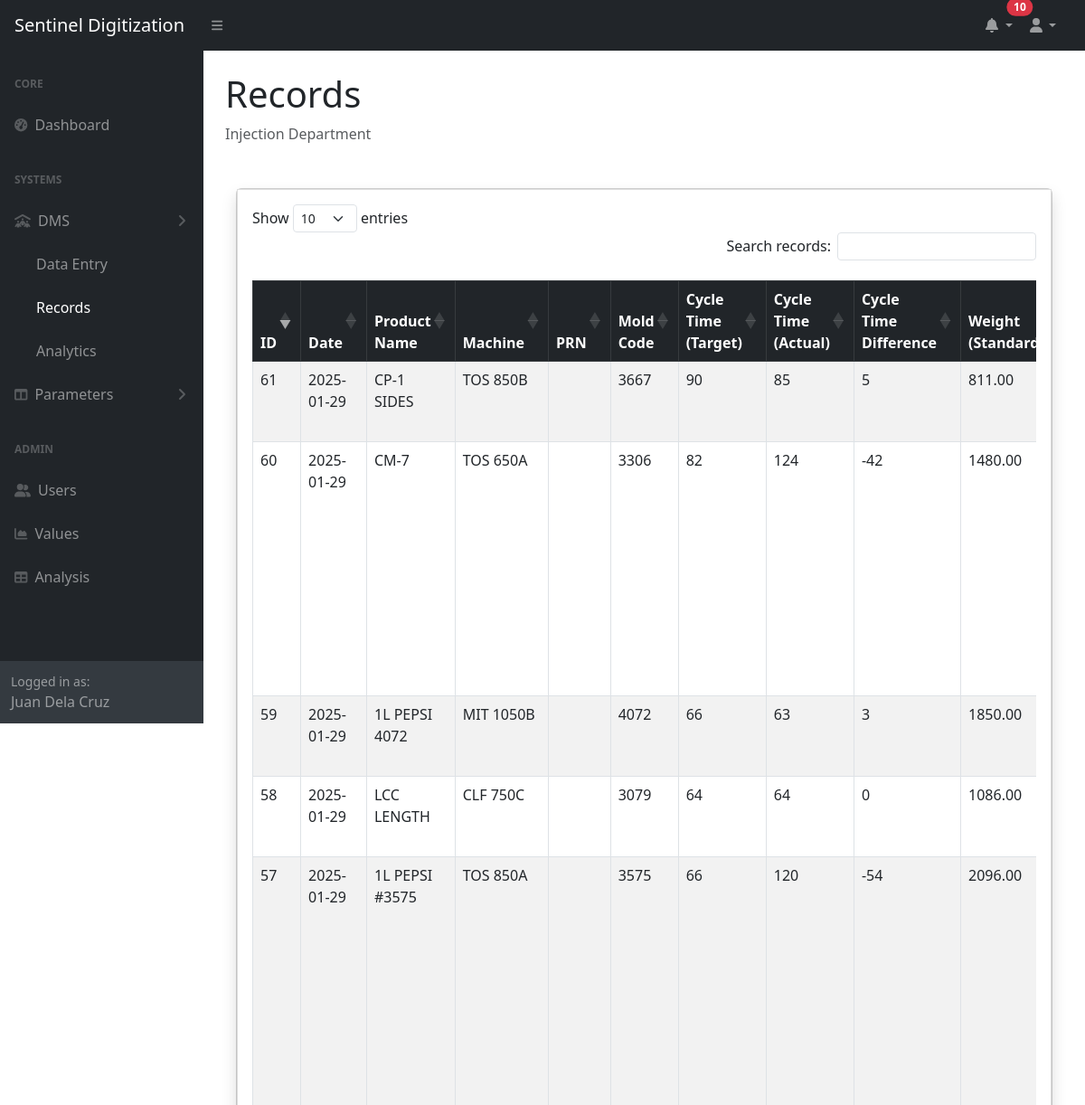
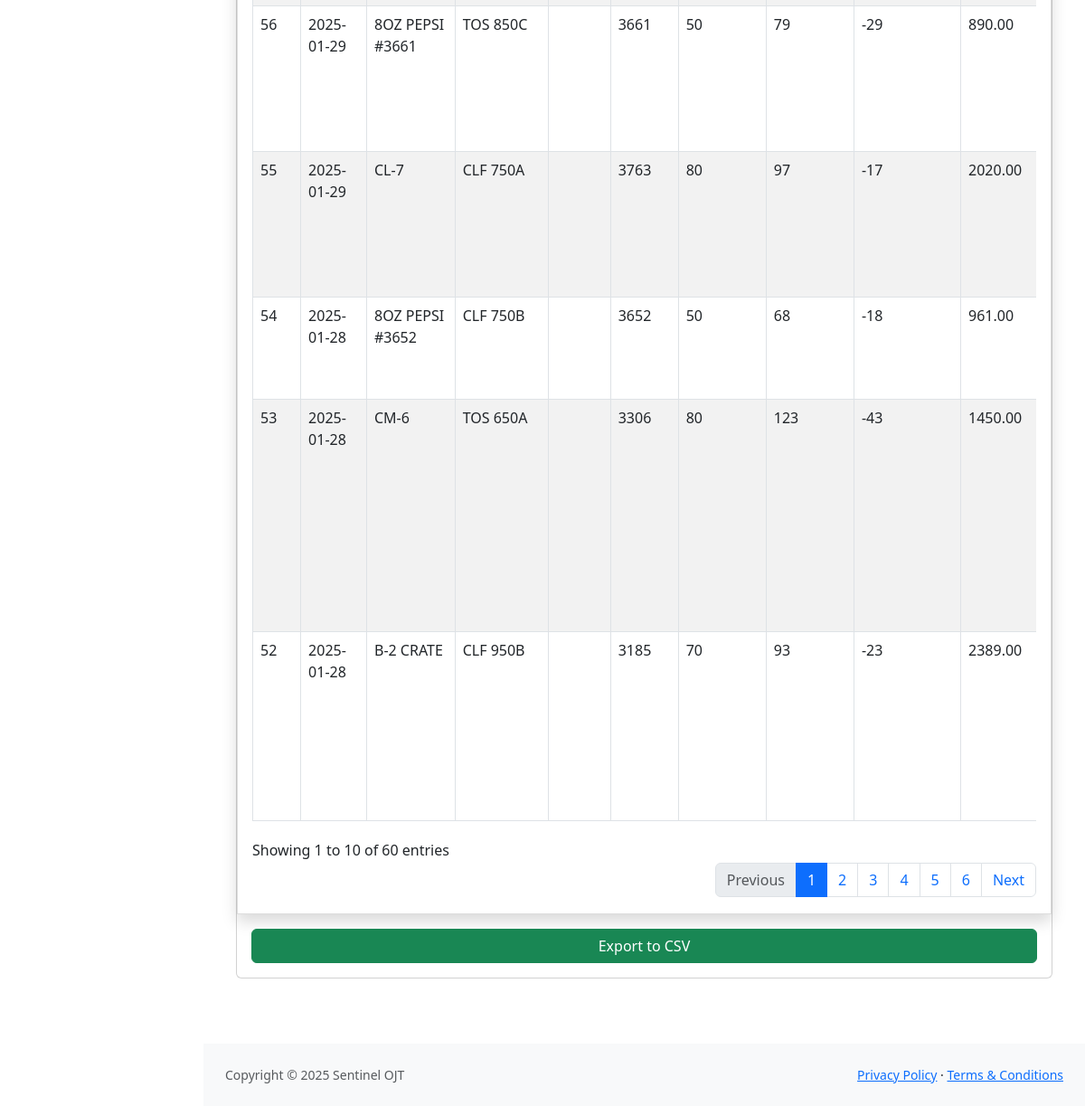
/dms/submission.php (signed in), run on the app's committed database (2 pictures, top to bottom).
### tables this page shows
CREATE TABLE `submissions` (
  `id` int(11) NOT NULL,
  `date` date NOT NULL,
  `machine` varchar(255) NOT NULL,
  `prn` varchar(255) NOT NULL,
  `product_name` varchar(255) NOT NULL,
  `mold_code` int(255) NOT NULL,
  `cycle_time_target` int(11) NOT NULL,
  `cycle_time_actual` int(11) NOT NULL,
  `weight_standard` decimal(10,2) NOT NULL,
  `weight_gross` decimal(10,2) NOT NULL,
  `weight_net` decimal(10,2) NOT NULL,
  `cavity_designed` int(11) NOT NULL,
  `cavity_active` int(11) NOT NULL,
  `remarks` text DEFAULT NULL,
  `name` varchar(255) NOT NULL,
  `shift` varchar(50) NOT NULL
);

### dms/submission.php (the view, shortened to what this page needs)
<?php
$servername = "localhost";
$username = "root";
$password = "injectionadmin123";
$dbname = "dailymonitoringsheet";
$conn = new mysqli($servername, $username, $password, $dbname);
function getPendingSubmissions($conn)
{
    $pending = [];
    $sql_pending = "SELECT id, product_name, `date` FROM submissions";
    $sql_pending .= " ORDER BY `date` DESC LIMIT 10";
    $result_pending = $conn->query($sql_pending);
    if ($result_pending && $result_pending->num_rows > 0) {
        while ($row = $result_pending->fetch_assoc()) {
            $pending[] = $row;
        }
    }
    return $pending;
}
$pending_submissions = getPendingSubmissions($conn);
$pending_count = count($pending_submissions);
$sql = "SELECT id, date, product_name, machine, prn, mold_code, cycle_time_target,
        cycle_time_actual,
        (cycle_time_target - cycle_time_actual) AS cycle_time_difference,
        weight_standard, weight_gross, weight_net, cavity_designed, cavity_active,
        remarks, name, shift
        FROM submissions";
$result = $conn->query($sql);
?>
<!DOCTYPE html>
<html lang="en">
<head>
    <link href="../css/styles.css" rel="stylesheet" />
    <link href="https://cdn.jsdelivr.net/npm/bootstrap@5.3.0/dist/css/bootstrap.min.css" rel="stylesheet">
    <link rel="stylesheet" href="https://code.jquery.com/ui/1.13.0/themes/base/jquery-ui.css">
    <link rel="stylesheet" href="https://cdn.jsdelivr.net/npm/bootstrap-icons@1.11.3/font/bootstrap-icons.min.css">
    <link rel="stylesheet" href="https://cdn.datatables.net/1.13.6/css/dataTables.bootstrap5.min.css">
    <link rel="stylesheet" href="https://cdn.datatables.net/buttons/2.4.2/css/buttons.bootstrap5.min.css">
    <link rel="stylesheet" href="https://cdn.datatables.net/responsive/2.5.0/css/responsive.bootstrap5.min.css">
</head>
<body class="sb-nav-fixed">
    <nav class="sb-topnav navbar navbar-expand navbar-dark bg-dark">
        <a class="navbar-brand ps-3" href="../index.php">Sentinel Digitization</a>
        <button class="btn btn-link btn-sm order-1 order-lg-0 me-4 me-lg-0" id="sidebarToggle" href="#!">
            <i class="fas fa-bars"></i>
        </button>
        <ul class="navbar-nav ms-auto ms-md-0 me-3 me-lg-4">
            <li class="nav-item dropdown">
                <a class="nav-link dropdown-toggle position-relative" id="notifDropdown" href="#" role="button"
                    data-bs-toggle="dropdown" aria-expanded="false">
                    <i class="fas fa-bell"></i>
                    <?php if ($pending_count > 0): ?>
                        <span class="position-absolute top-0 start-100 translate-middle badge rounded-pill bg-danger">
                            <?php echo $pending_count; ?>
                        </span>
                    <?php endif; ?>
                </a>
            </li>
            <li class="nav-item dropdown">
                <a class="nav-link dropdown-toggle" id="navbarDropdown" href="#" role="button" data-bs-toggle="dropdown"
                    aria-expanded="false"><i class="fas fa-user fa-fw"></i></a>
            </li>
        </ul>
    </nav>
    <div id="layoutSidenav">
        <div id="layoutSidenav_nav">
            <nav class="sb-sidenav accordion sb-sidenav-dark" id="sidenavAccordion">
                <div class="sb-sidenav-menu">
                    <div class="nav">
                        <?php if ($_SESSION['role'] === 'Quality Control Inspection'): ?>
                            <div class="sb-sidenav-menu-heading">Core</div>
                            <a class="nav-link" href="../index.php">
                                <div class="sb-nav-link-icon"><i class="fas fa-tachometer-alt"></i></div>
                                Dashboard
                            </a>
                            <div class="sb-sidenav-menu-heading">Systems</div>
                            <a class="nav-link collapsed" href="#" data-bs-toggle="collapse" data-bs-target="#collapseDMS"
                                aria-expanded="false" aria-controls="collapseDMS">
                                <div class="sb-nav-link-icon"><i class="fas fa-people-roof"></i></div>
                                DMS
                                <div class="sb-sidenav-collapse-arrow"><i class="fas fa-angle-down"></i></div>
                            </a>
                            <div class="collapse show" id="collapseDMS" aria-labelledby="headingOne"
                                data-bs-parent="#sidenavAccordion">
                                <nav class="sb-sidenav-menu-nested nav">
                                    <a class="nav-link active" href="submission.php">Records</a>
                                </nav>
                            </div>
                            <a class="nav-link collapsed" href="#" data-bs-toggle="collapse"
                                data-bs-target="#collapseParameters" aria-expanded="false"
                                aria-controls="collapseParameters">
                                <div class="sb-nav-link-icon"><i class="fas fa-columns"></i></div>
                                Parameters
                                <div class="sb-sidenav-collapse-arrow"><i class="fas fa-angle-down"></i></div>
                            </a>
                            <div class="collapse" id="collapseParameters" aria-labelledby="headingOne"
                                data-bs-parent="#sidenavAccordion">
                                <nav class="sb-sidenav-menu-nested nav">
                                    <a class="nav-link" href="../parameters/submission.php">Records</a>
                                </nav>
                            </div>
                        <?php else: ?>
                            <div class="sb-sidenav-menu-heading">Core</div>
                            <a class="nav-link" href="../index.php">
                                <div class="sb-nav-link-icon"><i class="fas fa-tachometer-alt"></i></div>
                                Dashboard
                            </a>
                            <div class="sb-sidenav-menu-heading">Systems</div>
                            <a class="nav-link collapsed" href="#" data-bs-toggle="collapse" data-bs-target="#collapseDMS"
                                aria-expanded="false" aria-controls="collapseDMS">
                                <div class="sb-nav-link-icon"><i class="fas fa-people-roof"></i></div>
                                DMS
                                <div class="sb-sidenav-collapse-arrow"><i class="fas fa-angle-down"></i></div>
                            </a>
                            <div class="collapse show" id="collapseDMS" aria-labelledby="headingOne"
                                data-bs-parent="#sidenavAccordion">
                                <nav class="sb-sidenav-menu-nested nav">
                                    <a class="nav-link" href="index.php">Data Entry</a>
                                    <a class="nav-link active" href="submission.php">Records</a>
                                    <a class="nav-link" href="analytics.php">Analytics</a>
                                </nav>
                            </div>
                            <a class="nav-link collapsed" href="#" data-bs-toggle="collapse"
                                data-bs-target="#collapseParameters" aria-expanded="false"
                                aria-controls="collapseParameters">
                                <div class="sb-nav-link-icon"><i class="fas fa-columns"></i></div>
                                Parameters
                                <div class="sb-sidenav-collapse-arrow"><i class="fas fa-angle-down"></i></div>
                            </a>
                            <div class="sb-sidenav-menu-heading">Admin</div>
                            <a class="nav-link" href="../admin/users.php">
                                <div class="sb-nav-link-icon"><i class="fas fa-user-group"></i></div>
                                Users
                            </a>
                            <a class="nav-link" href="charts.html">
                                <div class="sb-nav-link-icon"><i class="fas fa-chart-area"></i></div>
                                Values
                            </a>
                            <a class="nav-link" href="tables.html">
                                <div class="sb-nav-link-icon"><i class="fas fa-table"></i></div>
                                Analysis
                            </a>
                        <?php endif; ?>
                    </div>
                </div>
                <div class="sb-sidenav-footer">
                    <div class="small">Logged in as:</div>
                    <?php echo $_SESSION['full_name']; ?>
                </div>
            </nav>
        </div>
        <div id="layoutSidenav_content">
            <main>
                <div class="container-fluid p-4">
                    <h1 class="">Records</h1>
                    <ol class="breadcrumb mb-4">
                        <li class="breadcrumb-item active">Injection Department</li>
                    </ol>
                    <div class="container-fluid my-5">
                        <div class="card">
                            <div class="card-body table-container bg-white">
                                <div class="table-responsive">
                                    <table id="submissionTable" class="table table-bordered table-striped pt-3">
                                        <thead class="table-dark">
                                            <tr>
                                                <th>ID</th>
                                                <th>Date</th>
                                                <th>Product Name</th>
                                                <th>Machine</th>
                                                <th>PRN</th>
                                                <th>Mold Code</th>
                                                <th>Cycle Time (Target)</th>
                                                <th>Cycle Time (Actual)</th>
                                                <th>Cycle Time Difference</th>
                                                <th>Weight (Standard)</th>
                                            </tr>
                                        </thead>
                                        <tbody>
                                            <?php
                                            if ($result->num_rows > 0) {
                                                while ($row = $result->fetch_assoc()) {
                                                    echo "<tr>";
                                                    echo "<td>" . $row["id"] . "</td>";
                                                    echo "<td>" . htmlspecialchars($row["date"]) . "</td>";
                                                    echo "<td>" . htmlspecialchars($row["product_name"]) . "</td>";
                                                    echo "<td>" . htmlspecialchars($row["machine"]) . "</td>";
                                                    echo "<td>" . htmlspecialchars($row["prn"]) . "</td>";
                                                    echo "<td>" . htmlspecialchars($row["mold_code"]) . "</td>";
                                                    echo "<td>" . htmlspecialchars($row["cycle_time_target"]) . "</td>";
                                                    echo "<td>" . htmlspecialchars($row["cycle_time_actual"]) . "</td>";
                                                    echo "<td>" . htmlspecialchars($row["cycle_time_difference"]) . "</td>";
                                                    echo "<td>" . htmlspecialchars($row["weight_standard"]) . "</td>";
                                                    echo "</tr>";
                                                }
                                            } else {
                                                echo "<tr><td colspan='17' class='text-center'>No records found</td></tr>";
                                            }
                                            ?>
                                        </tbody>
                                    </table>
                                </div>
                            </div>
                            <div class="d-grid">
                                <a href="?export_csv=1" class="btn btn-success m-3">Export to CSV</a>
                            </div>
                        </div>
                    </div>
                </div>
            </main>
            <footer class="py-4 bg-light mt-auto">
                <div class="container-fluid px-4">
                    <div class="d-flex align-items-center justify-content-between small">
                        <div class="text-muted">Copyright &copy; 2025 Sentinel OJT</div>
                        <div>
                            <a href="#">Privacy Policy</a>
                            &middot;
                            <a href="#">Terms &amp; Conditions</a>
                        </div>
                    </div>
                </div>
            </footer>
        </div>
    </div>
</body>
</html>

### dms/submission.php (style rules this page uses)
.table-container { border: 1px solid #ddd; padding: 1rem; box-shadow: 0 .5rem 1rem rgba(0, 0, 0, .15); }

### data on the page
submissions: id "52", date "2025-01-28", product_name "B-2 CRATE", machine "CLF 950B", mold_code "3185", cycle_time_target "70", cycle_time_actual "93", cycle_time_difference "-23", weight_standard "2389.00"
submissions: id "53", date "2025-01-28", product_name "CM-6", machine "TOS 650A", mold_code "3306", cycle_time_target "80", cycle_time_actual "123", cycle_time_difference "-43", weight_standard "1450.00"
submissions: id "54", date "2025-01-28", product_name "8OZ PEPSI #3652", machine "CLF 750B", mold_code "3652", cycle_time_target "50", cycle_time_actual "68", cycle_time_difference "-18", weight_standard "961.00"
submissions: id "55", date "2025-01-29", product_name "CL-7", machine "CLF 750A", mold_code "3763", cycle_time_target "80", cycle_time_actual "97", cycle_time_difference "-17", weight_standard "2020.00"
submissions: id "56", date "2025-01-29", product_name "8OZ PEPSI #3661", machine "TOS 850C", mold_code "3661", cycle_time_target "50", cycle_time_actual "79", cycle_time_difference "-29", weight_standard "890.00"
submissions: id "57", date "2025-01-29", product_name "1L PEPSI #3575", machine "TOS 850A", mold_code "3575", cycle_time_target "66", cycle_time_actual "120", cycle_time_difference "-54", weight_standard "2096.00"
submissions: id "58", date "2025-01-29", product_name "LCC LENGTH", machine "CLF 750C", mold_code "3079", cycle_time_target "64", cycle_time_actual "64", cycle_time_difference "0", weight_standard "1086.00"
submissions: id "59", date "2025-01-29", product_name "1L PEPSI 4072", machine "MIT 1050B", mold_code "4072", cycle_time_target "66", cycle_time_actual "63", cycle_time_difference "3", weight_standard "1850.00"
submissions: id "60", date "2025-01-29", product_name "CM-7", machine "TOS 650A", mold_code "3306", cycle_time_target "82", cycle_time_actual "124", cycle_time_difference "-42", weight_standard "1480.00"
submissions: id "61", date "2025-01-29", product_name "CP-1 SIDES", machine "TOS 850B", mold_code "3667", cycle_time_target "90", cycle_time_actual "85", cycle_time_difference "5", weight_standard "811.00"

### other printed values
$pending_count "10"
$_SESSION['full_name'] "Juan Dela Cruz"
